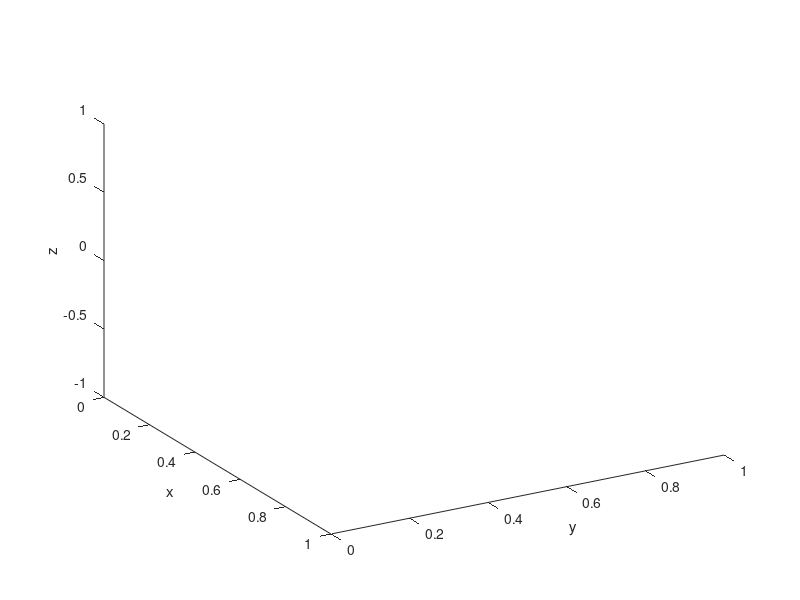

This figure's MATLAB source: (Note: this script raises an error after producing the figure.)
clear; clc; close all;
% all in mm
% pp=linspace(0.03, 0.15, 13); 
% hh=linspace(3.5, 5.5, 3);
% for k=1:13
xlabel('x')
ylabel('y')
zlabel('z')
view(60, 30)
% view(-109, 40)
hold on

p=11;
pk=1/(2*p);
h=6;
D=25;
aa=12.5; %parabola shohlari extremumlar
% surish=12.5-aa; %surish uchun
surish=0;
% p=0.2; %parabola parametri
% p=0.04;
zc1=pk*aa^2; % surish uchun
%-------------------------plane_1------------------------------------------
%---------------------parabola _1------------------------------------------
xx1=linspace(-aa,aa,20); xp(1,:)=xx1; xp(2,:)=xx1;
zz1=-pk*(xx1).^2+zc1; 
z_max=max(zz1);
zp(1,:)=zz1; zp(2,:)=zz1;
mm=2; n=19;
y=(0:mm-1)'/(mm-1) * ones(1,n+1);
para_coefs_1=zeros(4,4); para_coefs_1(1,1)=pk; para_coefs_1(1,4)=-pk*surish; para_coefs_1(4,1)=-pk*surish; para_coefs_1(4,4)=-zc1+pk*surish^2; para_coefs_1(3,4)=1/2; para_coefs_1(4,3)=1/2;
% surf(zp,D*y,xp,'EdgeColor', 'None', 'FaceColor', 'k', 'FaceAlpha', '0.1')

surf(zp,(D-6)*y+3,xp,'EdgeColor', 'None', 'FaceColor', 'b', 'FaceAlpha', '0.2')
surf(zp+0.01,3*y,xp,'EdgeColor', 'None', 'FaceColor', 'k', 'FaceAlpha', '0.4')
surf(zp+0.01,3*y+D-3,xp,'EdgeColor', 'None', 'FaceColor', 'k', 'FaceAlpha', '0.4')

%----------------------------rasm yon devor (qopqoq va o'rtakash)----------
x=[xx1];
z=[zz1];
y=[0 0 0 0 0 0 0 0 0 0 0 0 0 0 0 0 0 0 0 0];
patch(z, y,  x,  's', 'FaceColor', 'k', 'FaceAlpha', '0.6', 'LineWidth', 1.5);
y1_1= y+3; y1_2=y+D-3;
plot3(z, y1_1,  x,  'k', 'LineWidth',1.5, 'LineStyle', '-');
plot3(z, y1_2,  x, 'k', 'LineWidth',1.5, 'LineStyle', '-');
%--------------------------------------------------------------------------
x1=[xx1];
z1=[zz1];
y1=[D D D D D D D D D D D D D D D D D D D D];
patch(z1, y1,  x1,  's', 'FaceColor', 'k', 'FaceAlpha', '0.6', 'LineWidth', 1.5);



%----------------------LED-------------------------------------------------
a=0; b=0; c=1; d=0;
yy=linspace(0,D,2); xx=linspace(-12.5,12.5,2);
[y, x] = meshgrid(yy,xx); % Generate x and y data
z=(d-a*x-b*y)/c;
surf(z, y, x, 'EdgeColor', 'k', 'FaceColor', 'w', 'FaceAlpha', '1',  'LineWidth', 1.5); % Plot the surface
p11=[a/(sqrt(a^2+b^2+c^2)) b/(sqrt(a^2+b^2+c^2)) c/(sqrt(a^2+b^2+c^2))];
tan11=[1 0 0]; tan12=[0 1 0];
tek_11=[a b c d];
%----------------------------- LED rasmi ----------------------------------
yy=linspace(-2,D+2,50); xx=linspace(-12.5-2,12.5+2,50);
[y, x] = meshgrid(yy,xx); % Generate x and y data
z = zeros(size(x, 1)); % Generate z data
surf(z+0.1, y, x,  'EdgeColor', 'None', 'FaceColor', 'c', 'FaceAlpha', '0.1') % Plot the surface
% surf(z+D/2-2,  y+h+LED_rod_masofa, x,'EdgeColor', 'None', 'FaceColor', 'w', 'FaceAlpha', '1') % Plot the surface
%------------------------------LED rasmi (orqa devor)----------------------
yy=linspace(-2,D+2,2); xx=linspace(-12.5-2,12.5+2,2);
[y, x] = meshgrid(yy,xx); % Generate x and y data
z = zeros(size(x, 1)); % Generate z data
surf(z-3, y, x,  'EdgeColor', 'None', 'FaceColor', 'c', 'FaceAlpha', '0.1') % Plot the surface
%------------------------------LED rasmi (yon devor)-----------------------
r_k=20.5; theta=45; %for rotation plane
[xk, yk, zk]=cylinder(r_k, 4);
X2 = xk*cosd(theta) - yk*sind(theta);
Y2 = xk*sind(theta) + yk*cosd(theta);
surf(zk*3-3, Y2+12.5, X2,'EdgeColor', 'k', 'FaceColor',  'c', 'FaceAlpha', '0.05', 'LineWidth', 1.5)%[0.1 0.155 0.198]
%--------------------qopqoq------------------------------------------------
a=0; b=-1; c=0; d=0;
% xx=linspace(-12.5,12.5,50); zz=linspace(0,zc,50);
% [x, z] = meshgrid(xx,zz); % Generate x and y data
% y=(d-c*z-a*x)/b;
% % surf(z, y, x, 'EdgeColor', 'None', 'FaceColor', 'k', 'FaceAlpha', '0.3'); % Plot the surface
p12=[a/(sqrt(a^2+b^2+c^2)) b/(sqrt(a^2+b^2+c^2)) c/(sqrt(a^2+b^2+c^2))];
tek_12=[a b c d];
% xdfcgvbh
%--------------------mavhum devor------------------------------------------
a=0; b=1; c=0; d=25;
% xx=linspace(-12.5,12.5,50); zz=linspace(0,zc,50);
% [x, z] = meshgrid(xx,zz); % Generate x and y data
% y=(d-c*z-a*x)/b;
% surf(z, y, x, 'EdgeColor', 'None', 'FaceColor', 'k', 'FaceAlpha', '0.3'); % Plot the surface
p13=[a/(sqrt(a^2+b^2+c^2)) b/(sqrt(a^2+b^2+c^2)) c/(sqrt(a^2+b^2+c^2))];
tek_13=[a b c d];



%---------------------------rod--------------------------------------------
r_muhit=2.5;
l=h-r_muhit; %Led dan muhit o'rtasigacha masofa
dd=h-2*r_muhit;
% [xs,ys,zs]=cylinder(r_muhit,20); surf(xs+l, 50*zs, ys, 'EdgeColor', 'None', 'FaceColor', 'y', 'FaceAlpha', '0.3')
% plotCircle3D_1([0, 2*D+0.1, l],[0,1,0], r_muhit)
% plotCircle3D_1([0, 0-0.1, l],[0,1,0], r_muhit)

[xs,ys,zs]=cylinder(r_muhit,20); surf(xs+l, 2*D*1.2*zs-5, ys, 'EdgeColor', 'None', 'FaceColor', 'm', 'FaceAlpha', '0.2')
plotCircle3D_1([0, 2*D+5+0.1, l],[0,1,0], r_muhit)
plotCircle3D_1([0, 0-5-0.1, l],[0,1,0], r_muhit)

%----------------plane_2---------------------------------------------------
zc2=-pk*aa^2+2*l; % surish uchun
%---------------------parabola 2------------------------------------------
xx1=linspace(-aa,aa,20); xp(1,:)=xx1; xp(2,:)=xx1;
zz1=pk*(xx1).^2+zc2; zp(1,:)=zz1; zp(2,:)=zz1;
mm=2; n=19;
y=(0:mm-1)'/(mm-1) * ones(1,n+1);
para_coefs_2=zeros(4,4); para_coefs_2(1,1)=-pk; para_coefs_2(1,4)=pk*surish; para_coefs_2(4,1)=pk*surish; para_coefs_2(4,4)=zc2+pk*surish^2; para_coefs_2(3,4)=1/2; para_coefs_2(4,3)=1/2;
% surf(zp+2*l, 25+25*y,xp,'EdgeColor', 'None', 'FaceColor', 'k', 'FaceAlpha', '0.1')

% surf(zp+2*l,(D-6)*y+D+3,xp,'EdgeColor', 'None', 'FaceColor', 'b', 'FaceAlpha', '0.2', 'LineWidth',1.5)
% surf(zp+2*l,(3)*y+2*D-3,xp,'EdgeColor', 'None', 'FaceColor', 'k', 'FaceAlpha', '0.4', 'LineWidth',1.5)
% surf(zp+2*l,(3)*y+D,xp,'EdgeColor', 'None', 'FaceColor', 'k', 'FaceAlpha', '0.4', 'LineWidth',1.5)

surf(zp,(D-6)*y+D+3,xp,'EdgeColor', 'None', 'FaceColor', 'b', 'FaceAlpha', '0.2', 'LineWidth',1.5)
surf(zp,(3)*y+2*D-3,xp,'EdgeColor', 'None', 'FaceColor', 'k', 'FaceAlpha', '0.4', 'LineWidth',1.5)
surf(zp,(3)*y+D,xp,'EdgeColor', 'None', 'FaceColor', 'k', 'FaceAlpha', '0.4', 'LineWidth',1.5)


%----------------------------rasm yon devor (qopqoq va o'rtakash)----------
x=[xx1];
z=[zz1];
y=D+[0 0 0 0 0 0 0 0 0 0 0 0 0 0 0 0 0 0 0 0];
y_2=y+0.01;
patch(z, y,  x,  's', 'FaceColor', 'k', 'FaceAlpha', '0.6', 'LineWidth', 1.5);

y2_1 = y+3; y2_2 = y +D-3;
plot3(z, y2_1,  x,  'k', 'LineWidth',1.5, 'LineStyle', '-');
plot3(z, y2_2,  x, 'k', 'LineWidth',1.5, 'LineStyle', '-');

%--------------------------------------------------------------------------
x1=[xx1];
z1=[zz1];
y1=2*[D D D D D D D D D D D D D D D D D D D D];
patch(z1, y1,  x1,  's', 'FaceColor', 'k', 'FaceAlpha', '0.6', 'LineWidth', 1.5);
%----------------------LED_2------------------------------------------------
a=0; b=0; c=1; d=2*l;
yy=linspace(D,2*D,2); xx=linspace(-12.5,12.5,2);
[y, x] = meshgrid(yy,xx); % Generate x and y data
z=(d-a*x-b*y)/c;
surf(z, y, x, 'EdgeColor', 'k', 'FaceColor', 'w', 'FaceAlpha', '1', 'LineWidth', 1.5); % Plot the surface
p21=-[a/(sqrt(a^2+b^2+c^2)) b/(sqrt(a^2+b^2+c^2)) c/(sqrt(a^2+b^2+c^2))];
tan21=[0 1 0]; tan22=[1 0 0];
tek_21=[a b c d];
%----------------------------- LED rasmi ----------------------------------
yy=linspace(D-2,2*D+2,50); xx=linspace(-12.5-2,12.5+2,50);
[y, x] = meshgrid(yy,xx); % Generate x and y data
z = zeros(size(x, 1)); % Generate z data
surf(z+2*l+0.1, y, x,  'EdgeColor', 'None', 'FaceColor', 'c', 'FaceAlpha', '0.1') % Plot the surface
% surf(z+D/2-2,  y+h+LED_rod_masofa, x,'EdgeColor', 'None', 'FaceColor', 'w', 'FaceAlpha', '1') % Plot the surface
%------------------------------LED rasmi (orqa devor)----------------------
yy=linspace(D-2,2*D+2,2); xx=linspace(-12.5-2,12.5+2,2);
[y, x] = meshgrid(yy,xx); % Generate x and y data
z = zeros(size(x, 1)); % Generate z data
surf(z+2*l+3, y, x,  'EdgeColor', 'None', 'FaceColor', 'c', 'FaceAlpha', '0.4') % Plot the surface
%------------------------------LED rasmi (yon devor)-----------------------
r_k=20.5; theta=45; %for rotation plane
[xk, yk, zk]=cylinder(r_k, 4);
X2 = xk*cosd(theta) - yk*sind(theta);
Y2 = xk*sind(theta) + yk*cosd(theta);
surf(zk*3+2*l, Y2+25+12.5, X2,'EdgeColor', 'k', 'FaceColor',  'c', 'FaceAlpha', '0.1', 'LineWidth', 1.5)%[0.1 0.155 0.198]
%--------------------qopqoq------------------------------------------------
a=0; b=1; c=0; d=2*D;
% xx=linspace(-12.5,12.5,50); zz=linspace(0,zc,50);
% [x, z] = meshgrid(xx,zz); % Generate x and y data
% y=(d-c*z-a*x)/b;
% % surf(z, y, x, 'EdgeColor', 'None', 'FaceColor', 'k', 'FaceAlpha', '0.3'); % Plot the surface
p22=[a/(sqrt(a^2+b^2+c^2)) b/(sqrt(a^2+b^2+c^2)) c/(sqrt(a^2+b^2+c^2))];
tek_22=[a b c d];
% xdfcgvbh
%--------------------mavhum devor------------------------------------------
a=0; b=1; c=0; d=D;
% xx=linspace(-12.5,12.5,50); zz=linspace(0,zc,50);
% [x, z] = meshgrid(xx,zz); % Generate x and y data
% y=(d-c*z-a*x)/b;
% surf(z, y, x, 'EdgeColor', 'None', 'FaceColor', 'k', 'FaceAlpha', '0.3'); % Plot the surface
p23=[a/(sqrt(a^2+b^2+c^2)) b/(sqrt(a^2+b^2+c^2)) c/(sqrt(a^2+b^2+c^2))];
tek_23=[a b c d];

%-------------------------crystal------------------------------------------
A=dlmread('15_12_2021_BLUE_LED_ems.txt');
C=dlmread('Ce_Nd_YAG_abs.txt');
%--------------------------------------------------------------------------
led_array_parabola_1
sa=0.9*pi/2;%pi/3;
teflon_kaytarish=0.9;  %blue uchun
led_kaytarish=0.75;    %blue uchun
LEDdan_qaytdi=0;
lost_at_led=0;
lost_at_teflon=0;
chizish=1;
used_f1=0; used_f2=0;
nuqta_fotonlar_soni_max=100;
% axis equal
sp=zeros(1,2500);
s=zeros(1,nuqta_fotonlar_soni_max);
E_total=0;
E_det1=0; % 
E_det2=0; % 
dd=h-2*r_muhit;

for ti=1: nuqta_fotonlar_soni_max
    
    tasodifiy_son=rand;
    for i=1:2500
        if tasodifiy_son<=A(i)
            ftu=i;  % ftu - fotoning to'lqin uzunligi deganini bildiradi
            break;
        end
    end
    sp(ftu)=sp(ftu)+1;
    s(1,ti)=ftu;
end

x_grid_number  = 49;        x_grid_size = 2*r_muhit/x_grid_number;
z_grid_number  = 49;        z_grid_size = 2*r_muhit/z_grid_number;
y_grid_number  = 199;       y_grid_size = 2*D/y_grid_number;

E_xyz = zeros(x_grid_number+1,z_grid_number+1, y_grid_number+1);
% sexdrcftvgbhj


for led_number0=1:2
    for f=1:nuqta_fotonlar_soni_max
        if rand > 0.999995; clc; disp("Algaritim bajarilish prosesi " + round(100 * f/nuqta_fotonlar_soni_max) + " %"); pause(0.1);  end  % bi xator loop nera galganini go'rsatadi
        ftu=s(1,f);
        E_total=E_total+(1/ftu);
        %-------------------------------------absorbtion---------------
         abs_coef=C(ftu); abs_length=absorption_length(abs_coef); abs_leng_m=abs_length;
         if (abs_leng_m>1900);  yutilmaydigan_f=yutilmaydigan_f+1; continue; end
        %--------------------------------------------------------------
        %------------- boshlang'ich kordinata va yonalish----------------------
        if led_number0==1
            r_i=led_random_square_1(0, 12.5, 0, 12.5, 12.5);
            %             scatter3 (r_i(3), r_i(2), r_i(1),  15,'fill')
            yonalish = lambert_shape_4 (p11, tan11, tan12, sa);
            %                 r_f=r_i + yonalish*30;
            %                 if chizish==1; plot3([r_i(3),r_f(3)],[r_i(2),r_f(2)],[r_i(1),r_f(1)],'Color','b','LineWidth',0.5); end
            led_number=led_number0;
        end
        
        if led_number0==2
            r_i=led_random_square_1(0, D+12.5, h+dd, 12.5, 12.5);
            %             scatter3 (r_i(3), r_i(2), r_i(1),  15,'fill')
            yonalish = lambert_shape_4 (p21, tan21, tan22, sa);
            %                  r_f=r_i + yonalish*30;
            %                 if chizish==1; plot3([r_i(3),r_f(3)],[r_i(2),r_f(2)],[r_i(1),r_f(1)],'Color','b','LineWidth',0.5); end
            led_number=led_number0;
        end
        
        %------------------------------------------------------------------
        
        foton_in_system=1;
        while (foton_in_system == 1)
            %--------------------case_1------------------------------------
            if (led_number==1)&&(foton_in_system == 1)
                
                %                 1
                %---------------------LEDs-------------------------
                dm(1)=tekis_vek(r_i(1),r_i(2),r_i(3),yonalish,tek_11);  tk1(1,:)=[p11(1) p11(2) p11(3)];    %past_1 Led turgan joy
                %-------------------------qopqoq-------------------
                dm(2)=tekis_vek(r_i(1),r_i(2),r_i(3),yonalish, tek_12);  tk1(2,:)=-[p12(1) p12(2) p12(3)];
                %--------------------------o'rta-------------------
                dm(3)=tekis_vek(r_i(1),r_i(2),r_i(3),yonalish,tek_13);  tk1(3,:)=-[p13(1) p13(2) p13(3)];
                %---------------------Laser rod--------------------
                dm(4)=nuqta_slinder_masofa1(r_i, yonalish, r_muhit, 0, l); tk1(4,:)= [1/r_muhit 1/r_muhit 0];              %aktiv muhit;
                %---------------------parabolalar------------------
                dm(5)=nuqta_para_masofa1(r_i,yonalish,[pk 0 0 zc1]);   tk1(5,:)= [0 0 0 ];   %tepa_1
                %                         dm(6)=nuqta_para_masofa_modified2(r_i,yonalish,[p 0 0 zc surish]);   tk1(6,:)= [0 0 0];  % yon_chap_1
                %--------------------------------------------------
                for i=1:length(dm); if dm(i)<0.00001; dm(i)=Inf; end; end
                %                         2
                [db,joy]=min(dm);  normal=tk1(joy,:); r_f=r_i + yonalish*db;
                
                if (db==Inf)||(db==0); foton_in_system=0; break; end
                
                if chizish==1; plot3([r_i(3),r_f(3)],[r_i(2),r_f(2)],[r_i(1),r_f(1)],'Color','b','LineWidth',1); end
                %                                  pause
                
                r_i=r_f;
                
                %                             joy
                if (joy==1)
                    %                            11
                    r_i_n=r_f; r_f_n=r_i_n + normal*1;
                    if chizish==1;  plot3([r_i_n(3),r_f_n(3)],[r_i_n(2),r_f_n(2)],[r_i_n(1),r_f_n(1)],'Color','c','LineWidth',0.5); end
                    if led_kaytarish > rand
                        %                                                                                                  112
                        yonalish=yonalish-2*normal*dot(yonalish,normal);
                        LEDdan_qaytdi=LEDdan_qaytdi+1;
                    else
                        %                                                                                                  113
                        foton_in_system=0; lost_at_led=lost_at_led+1;
                    end
                end
                
                if (joy>=2)&&(joy<=3)
                    %                             12
                    %                          dfghgnxcvbnm
                    %                          r_f
                    r_i_n=r_f; r_f_n=r_i_n + normal*1;
                    if chizish==1;  plot3([r_i_n(3),r_f_n(3)],[r_i_n(2),r_f_n(2)],[r_i_n(1),r_f_n(1)],'Color','c','LineWidth',0.5); end
                    %                                 joy
                    normal;
                    
                    %                                                                 121
                    %
                    if teflon_kaytarish > rand
                        %                                                                        122
                        yonalish=yonalish-2*normal*dot(yonalish,normal);
                    else
                        %                                                                                                              123
                        foton_in_system=0; lost_at_teflon=lost_at_teflon+1;
                    end
                    %                                 sdfgbhnjmk
                    
                end
                if (joy==4)
                    
                    %                                                                                      14
                    nor=[(r_f(1))/r_muhit 0 (r_f(3)-l)/r_muhit ];
                    %                                 nor=-[(r_f(2)-h)/r_muhit  0 (r_f(1))/r_muhit];
                    if (rand()>(qaytish_sinish_ehtimolliqi(yonalish,nor,1,1.8)))
                        %                                                                                            140
                        s_n=nor;
                        r_i_n=r_f; r_f_n=r_i_n + s_n*0.5;
                        if chizish==1;  plot3([r_i_n(3),r_f_n(3)],[r_i_n(2),r_f_n(2)],[r_i_n(1),r_f_n(1)],'Color','c','LineWidth',0.5); end
                        foton_muhitda=1;
                        [~,yonalish]=cheg_cos(yonalish, -nor,1,1.8);
                        shs=0;
                        while foton_muhitda==1
                            %                                                                                                             1401
                            mm=nuqta_slinder_masofa1(r_i, yonalish, r_muhit, 0, l);
                            if (mm==Inf)||(mm==0); foton_in_system=0; foton_muhitda=0; break; end
                            if (r_f(2)<0)||(r_f(2)>D)                %esdan chiqmasin
                                %
                                %                                                                                                                         143
                                foton_in_system=0;
                                foton_muhitda=0;
                                break
                            end
                            
                            if (r_i(2)<0)||(r_i(2)>D)                %esdan chiqmasin
                                %                                                                                                                    144
                                foton_in_system=0; foton_muhitda=0;
                                break
                            end
                            if mm>abs_leng_m
                                mm=abs_leng_m;
                                r_f=r_i+mm*yonalish;
                                if (r_f(2)<0)||(r_f(2)>D)
                                    foton_muhitda=0; foton_in_system=0;
                                else
%                                     scatter3(r_f(3),r_f(2),r_f(1), 30,'fill')
                                    %                                             14011
                                    used_f1=used_f1+1;
                                    %                                              13111
                                    E_det1=E_det1+(1/ftu);
                                    foton_muhitda=0; foton_in_system=0;
                                    r_f;
                                    
                                    x_index = round((r_f(1)+ r_muhit)/x_grid_size)+1;
                                    z_index = round((r_f(3)-dd)/z_grid_size)+1;
                                    y_index = round((r_f(2))/y_grid_size)+1;
                                    E_xyz(x_index,z_index, y_index)=E_xyz(x_index,z_index, y_index)+1;
                                    if chizish==1; plot3([r_i(3),r_f(3)],[r_i(2),r_f(2)],[r_i(1),r_f(1)],'Color','r','LineWidth',1); end
                                    %        if chizish==1; is(gs)=plot3([r_i(3),r_f(3)],[r_i(2),r_f(2)],[r_i(1),r_f(1)],'Color','r','LineWidth',0.1); gs=gs+1; end
                                end
                            else
                                %                                                                                                                         14012
                                abs_leng_m=abs_leng_m-mm;
                                r_f=r_i+mm*yonalish;
                                if chizish==1; plot3([r_i(3),r_f(3)],[r_i(2),r_f(2)],[r_i(1),r_f(1)],'Color','y','LineWidth',1); end
                                % %                                         if chizish==1; is(gs)=plot3([r_i(1),r_f(1)],[r_i(2),r_f(2)],[r_i(3),r_f(3)],'Color','r','LineWidth',0.1); gs=gs+1; end
                                nor=-[(r_f(1))/r_muhit 0 (r_f(3)-l)/r_muhit ];
                                %                                    nor=-[(r_f(2)-h)/r_muhit  0 (r_f(1))/r_muhit];
                                %                                         r_i_n=r_f; r_f_n=r_i_n + nor*1;
                                %                                         if chizish==1; plot3([r_i_n(1),r_f_n(1)],[r_i_n(2),r_f_n(2)],[r_i_n(3),r_f_n(3)],'Color','y','LineWidth',1); end
                                if  ((acos(dot(-yonalish,nor)/(norm(yonalish)*norm(nor)))) < asin(1/1.8))&&(rand()>(qaytish_sinish_ehtimolliqi(yonalish,nor,1.8,1)))
                                    [~,yonalish]=cheg_cos(yonalish,-nor,1.8,1);
                                    %                                             r_i_n=r_f; r_f_n=r_i_n + yonalish*2;
                                    foton_muhitda=0;
                                    %                                               19013
                                    %                                             if chizish==1; plot3([r_i_n(3),r_f_n(3)],[r_i_n(2),r_f_n(2)],[r_i_n(1),r_f_n(1)],'Color','r','LineWidth',1.5);end
                                    
                                else
                                    %                                                                                                                                     14014
                                    yonalish=yonalish-2*nor*dot(yonalish,nor);
                                end
                                r_i=r_f;
                            end
                            
                            
                            shs=shs+1; if shs>5; foton_muhitda=0; foton_in_system=0; break; end
                        end
                    else
                        %                                                                                                 141
                        yonalish=yonalish-2*nor*dot(yonalish,nor);
                    end
                end
                if (joy==5)
                    %                                                              15
                    normal=-normalni_top(r_f, para_coefs_1);
                    r_i_n=r_f; r_f_n=r_i_n + normal*1;
                    if chizish==1;  plot3([r_i_n(3),r_f_n(3)],[r_i_n(2),r_f_n(2)],[r_i_n(1),r_f_n(1)],'Color','c','LineWidth',0.5); end
                    if teflon_kaytarish > rand
                        %                                                                        151
                        yonalish=yonalish-2*normal*dot(yonalish,normal);
                    else
                        %                                                                                                              152
                        foton_in_system=0; lost_at_teflon=lost_at_teflon+1;
                    end
                end
                
                
                
            end
            
          %--------------------case_2------------------------------------
            if (led_number==2)&&(foton_in_system == 1)
                
                %                 1
                %---------------------LEDs-------------------------
                dm(1)=tekis_vek(r_i(1),r_i(2),r_i(3),yonalish,tek_21);  tk1(1,:)=[p21(1) p21(2) p21(3)];    %past_1 Led turgan joy
                %-------------------------qopqoq-------------------
                dm(2)=tekis_vek(r_i(1),r_i(2),r_i(3),yonalish, tek_22);  tk1(2,:)=-[p22(1) p22(2) p22(3)];
                %--------------------------o'rta-------------------
                dm(3)=tekis_vek(r_i(1),r_i(2),r_i(3),yonalish,tek_23);  tk1(3,:)=[p23(1) p23(2) p23(3)];
                %---------------------Laser rod--------------------
                dm(4)=nuqta_slinder_masofa1(r_i, yonalish, r_muhit, 0, l); tk1(4,:)= [1/r_muhit 1/r_muhit 0];              %aktiv muhit;
                %---------------------parabolalar------------------
                dm(5)=nuqta_para_masofa1(r_i,yonalish,[-pk 0 0 zc2]);   tk1(5,:)= [0 0 0 ];   %tepa_1
                %                         dm(6)=nuqta_para_masofa_modified2(r_i,yonalish,[p 0 0 zc surish]);   tk1(6,:)= [0 0 0];  % yon_chap_1
                %--------------------------------------------------
                for i=1:length(dm); if dm(i)<0.00001; dm(i)=Inf; end; end
%                 dm
                %                         2
                [db,joy]=min(dm);  normal=tk1(joy,:); r_f=r_i + yonalish*db;
                
                if (db==Inf)||(db==0); foton_in_system=0; break; end
                
                if chizish==1; plot3([r_i(3),r_f(3)],[r_i(2),r_f(2)],[r_i(1),r_f(1)],'Color','b','LineWidth',1); end
                %                                  pause
                
                r_i=r_f;
                
%                                             joy
                if (joy==1)
                    %                            11
                    r_i_n=r_f; r_f_n=r_i_n + normal*1;
                    if chizish==1;  plot3([r_i_n(3),r_f_n(3)],[r_i_n(2),r_f_n(2)],[r_i_n(1),r_f_n(1)],'Color','c','LineWidth',0.5); end
                    if led_kaytarish > rand
                        %                                                                                                  112
                        yonalish=yonalish-2*normal*dot(yonalish,normal);
                        LEDdan_qaytdi=LEDdan_qaytdi+1;
                    else
                        %                                                                                                  113
                        foton_in_system=0; lost_at_led=lost_at_led+1;
                    end
                end
                
                if (joy>=2)&&(joy<=3)
                    %                             12
                    %                          dfghgnxcvbnm
                    %                          r_f
                    r_i_n=r_f; r_f_n=r_i_n + normal*1;
                    if chizish==1;  plot3([r_i_n(3),r_f_n(3)],[r_i_n(2),r_f_n(2)],[r_i_n(1),r_f_n(1)],'Color','c','LineWidth',0.5); end
                    %                                 joy
                    normal;
                    
                    %                                                                 121
                    %
                    if teflon_kaytarish > rand
                        %                                                                        122
                        yonalish=yonalish-2*normal*dot(yonalish,normal);
                    else
                        %                                                                                                              123
                        foton_in_system=0; lost_at_teflon=lost_at_teflon+1;
                    end
                    %                                 sdfgbhnjmk
                    
                end
                if (joy==4)
                    
                    %                                                                                      14
                    nor=[(r_f(1))/r_muhit 0 (r_f(3)-l)/r_muhit ];
                    %                                 nor=-[(r_f(2)-h)/r_muhit  0 (r_f(1))/r_muhit];
                    if (rand()>(qaytish_sinish_ehtimolliqi(yonalish,nor,1,1.8)))
                        %                                                                                            140
                        s_n=nor;
                        r_i_n=r_f; r_f_n=r_i_n + s_n*0.5;
                        if chizish==1;  plot3([r_i_n(3),r_f_n(3)],[r_i_n(2),r_f_n(2)],[r_i_n(1),r_f_n(1)],'Color','c','LineWidth',0.5); end
                        foton_muhitda=1;
                        [~,yonalish]=cheg_cos(yonalish, -nor,1,1.8);
                        shs=0;
                        while foton_muhitda==1
                            %                                                                                                             1401
                            mm=nuqta_slinder_masofa1(r_i, yonalish, r_muhit, 0, l);
                            if (mm==Inf)||(mm==0); foton_in_system=0; foton_muhitda=0; break; end
                            if (r_f(2)<D)||(r_f(2)>2*D)                %esdan chiqmasin
                                %
                                %                                                                                                                         143
                                foton_in_system=0;
                                foton_muhitda=0;
                                break
                            end
                            
                            if (r_f(2)<D)||(r_f(2)>2*D)                  %esdan chiqmasin
                                %                                                                                                                    144
                                foton_in_system=0; foton_muhitda=0;
                                break
                            end
                            if mm>abs_leng_m
                                mm=abs_leng_m;
                                r_f=r_i+mm*yonalish;
                                if (r_f(2)<D)||(r_f(2)>2*D)
                                    foton_muhitda=0; foton_in_system=0;
                                else
%                                     scatter3(r_f(3),r_f(2),r_f(1), 30,'fill')
                                    %                                             14011
                                    used_f2=used_f2+1;
                                    %                                              13111
                                    E_det2=E_det2+(1/ftu);
                                    foton_muhitda=0; foton_in_system=0;
                                    r_f;
                                    
                                    x_index = round((r_f(1)+ r_muhit)/x_grid_size)+1;
                                    z_index = round((r_f(3)-dd)/z_grid_size)+1;
                                    y_index = round((r_f(2))/y_grid_size)+1;
                                    E_xyz(x_index,z_index, y_index)=E_xyz(x_index,z_index, y_index)+1;
                                    if chizish==1; plot3([r_i(3),r_f(3)],[r_i(2),r_f(2)],[r_i(1),r_f(1)],'Color','r','LineWidth',1); end
                                    %        if chizish==1; is(gs)=plot3([r_i(3),r_f(3)],[r_i(2),r_f(2)],[r_i(1),r_f(1)],'Color','r','LineWidth',0.1); gs=gs+1; end
                                end
                            else
                                %                                                                                                                         14012
                                abs_leng_m=abs_leng_m-mm;
                                r_f=r_i+mm*yonalish;
                                if chizish==1; plot3([r_i(3),r_f(3)],[r_i(2),r_f(2)],[r_i(1),r_f(1)],'Color','r','LineWidth',1); end
                                % %                                         if chizish==1; is(gs)=plot3([r_i(1),r_f(1)],[r_i(2),r_f(2)],[r_i(3),r_f(3)],'Color','r','LineWidth',0.1); gs=gs+1; end
                                nor=-[(r_f(1))/r_muhit 0 (r_f(3)-l)/r_muhit ];
                                %                                    nor=-[(r_f(2)-h)/r_muhit  0 (r_f(1))/r_muhit];
                                %                                         r_i_n=r_f; r_f_n=r_i_n + nor*1;
                                %                                         if chizish==1; plot3([r_i_n(1),r_f_n(1)],[r_i_n(2),r_f_n(2)],[r_i_n(3),r_f_n(3)],'Color','y','LineWidth',1); end
                                if  ((acos(dot(-yonalish,nor)/(norm(yonalish)*norm(nor)))) < asin(1/1.8))&&(rand()>(qaytish_sinish_ehtimolliqi(yonalish,nor,1.8,1)))
                                    [~,yonalish]=cheg_cos(yonalish,-nor,1.8,1);
                                    %                                             r_i_n=r_f; r_f_n=r_i_n + yonalish*2;
                                    foton_muhitda=0;
                                    %                                               19013
                                    %                                             if chizish==1; plot3([r_i_n(3),r_f_n(3)],[r_i_n(2),r_f_n(2)],[r_i_n(1),r_f_n(1)],'Color','r','LineWidth',1.5);end
                                    
                                else
                                    %                                                                                                                                     14014
                                    yonalish=yonalish-2*nor*dot(yonalish,nor);
                                end
                                r_i=r_f;
                            end
                            
                            
                            shs=shs+1; if shs>5; foton_muhitda=0; foton_in_system=0; break; end
                        end
                    else
                        %                                                                                                 141
                        yonalish=yonalish-2*nor*dot(yonalish,nor);
                    end
                end
                if (joy==5)
                    %                                                              15
                    normal=normalni_top(r_f, para_coefs_2);
                    r_i_n=r_f; r_f_n=r_i_n + normal*1;
                    if chizish==1;  plot3([r_i_n(3),r_f_n(3)],[r_i_n(2),r_f_n(2)],[r_i_n(1),r_f_n(1)],'Color','c','LineWidth',0.5); end
                    if teflon_kaytarish > rand
                        %                                                                        151
                        yonalish=yonalish-2*normal*dot(yonalish,normal);
                    else
                        %                                                                                                              152
                        foton_in_system=0; lost_at_teflon=lost_at_teflon+1;
                    end
                end
                
                
                
            end
            
        end
    end
end
% used_f1/(nuqta_fotonlar_soni_max*100)
eff=(E_det1+E_det2)/E_total
% close all
% end
axis equal
axis off
% view(-288, 41)
xlim([-5 22])
ylim([-8 58])
zlim([-15 15])